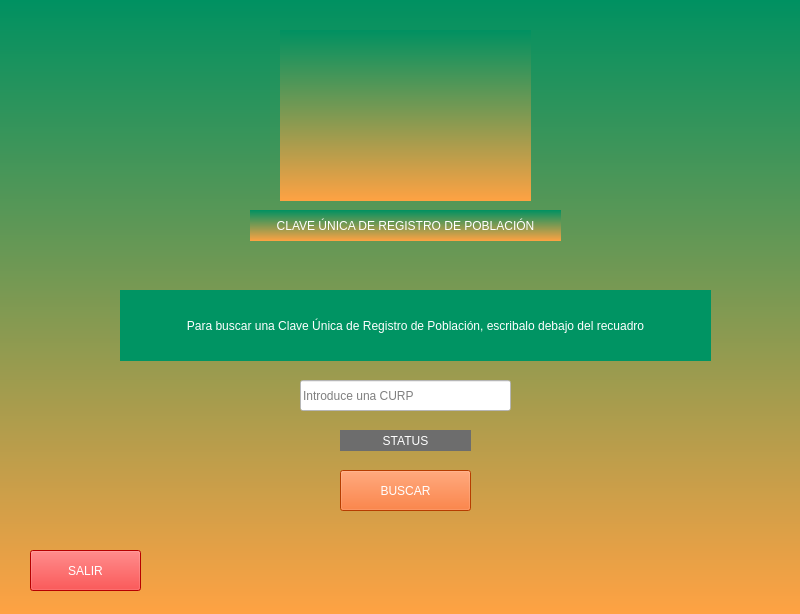
<?xml version="1.0" encoding="UTF-8"?>
<ui version="4.0">
 <class>MainWindow</class>
 <widget class="QMainWindow" name="MainWindow">
  <property name="geometry">
   <rect>
    <x>0</x>
    <y>0</y>
    <width>800</width>
    <height>614</height>
   </rect>
  </property>
  <property name="windowTitle">
   <string>MainWindow</string>
  </property>
  <property name="styleSheet">
   <string notr="true">background-color: qlineargradient(spread:pad, x1:0.51, y1:0, x2:0.51, y2:1, stop:0 rgba(0, 145, 97, 255), stop:1 rgba(255, 162, 67, 255));</string>
  </property>
  <widget class="QWidget" name="centralwidget">
   <widget class="QLabel" name="photo_background">
    <property name="geometry">
     <rect>
      <x>280</x>
      <y>30</y>
      <width>251</width>
      <height>171</height>
     </rect>
    </property>
    <property name="text">
     <string/>
    </property>
    <property name="scaledContents">
     <bool>true</bool>
    </property>
   </widget>
   <widget class="QLabel" name="label_CURP">
    <property name="geometry">
     <rect>
      <x>250</x>
      <y>210</y>
      <width>311</width>
      <height>31</height>
     </rect>
    </property>
    <property name="styleSheet">
     <string notr="true">color: rgb(255, 255, 255);
font: 87 italic 8pt &quot;Segoe UI Black&quot;;</string>
    </property>
    <property name="text">
     <string>CLAVE ÚNICA DE REGISTRO DE POBLACIÓN</string>
    </property>
    <property name="alignment">
     <set>Qt::AlignCenter</set>
    </property>
   </widget>
   <widget class="QLineEdit" name="textField_text">
    <property name="geometry">
     <rect>
      <x>300</x>
      <y>380</y>
      <width>211</width>
      <height>31</height>
     </rect>
    </property>
    <property name="accessibleDescription">
     <string/>
    </property>
    <property name="styleSheet">
     <string notr="true">background-color: rgb(255, 255, 255);</string>
    </property>
    <property name="inputMask">
     <string/>
    </property>
    <property name="text">
     <string/>
    </property>
    <property name="placeholderText">
     <string>Introduce una CURP</string>
    </property>
   </widget>
   <widget class="QPushButton" name="button_exit">
    <property name="geometry">
     <rect>
      <x>30</x>
      <y>550</y>
      <width>111</width>
      <height>41</height>
     </rect>
    </property>
    <property name="styleSheet">
     <string notr="true">background-color: rgb(255, 0, 0);
color: rgb(255, 255, 255);</string>
    </property>
    <property name="text">
     <string>SALIR</string>
    </property>
   </widget>
   <widget class="QLabel" name="label_status">
    <property name="geometry">
     <rect>
      <x>340</x>
      <y>430</y>
      <width>131</width>
      <height>21</height>
     </rect>
    </property>
    <property name="focusPolicy">
     <enum>Qt::NoFocus</enum>
    </property>
    <property name="styleSheet">
     <string notr="true">color: rgb(255, 255, 255);
font: 75 12pt &quot;MS Shell Dlg 2&quot;;
background-color: rgb(109, 109, 109);</string>
    </property>
    <property name="text">
     <string>STATUS</string>
    </property>
    <property name="alignment">
     <set>Qt::AlignCenter</set>
    </property>
   </widget>
   <widget class="QPushButton" name="button_search">
    <property name="geometry">
     <rect>
      <x>340</x>
      <y>470</y>
      <width>131</width>
      <height>41</height>
     </rect>
    </property>
    <property name="styleSheet">
     <string notr="true">background-color: rgb(255, 85, 0);
color: rgb(255, 255, 255);</string>
    </property>
    <property name="text">
     <string>BUSCAR</string>
    </property>
   </widget>
   <widget class="QLabel" name="label_instructions">
    <property name="geometry">
     <rect>
      <x>120</x>
      <y>290</y>
      <width>591</width>
      <height>71</height>
     </rect>
    </property>
    <property name="mouseTracking">
     <bool>false</bool>
    </property>
    <property name="tabletTracking">
     <bool>false</bool>
    </property>
    <property name="contextMenuPolicy">
     <enum>Qt::NoContextMenu</enum>
    </property>
    <property name="acceptDrops">
     <bool>false</bool>
    </property>
    <property name="layoutDirection">
     <enum>Qt::LeftToRight</enum>
    </property>
    <property name="autoFillBackground">
     <bool>false</bool>
    </property>
    <property name="styleSheet">
     <string notr="true">background-color: rgb(0, 148, 99);
font: 75 12pt &quot;MS Shell Dlg 2&quot;;
color: rgb(255, 255, 255);</string>
    </property>
    <property name="text">
     <string>Para buscar una Clave Única de Registro de Población, escribalo debajo del recuadro</string>
    </property>
    <property name="alignment">
     <set>Qt::AlignCenter</set>
    </property>
    <property name="wordWrap">
     <bool>true</bool>
    </property>
    <property name="openExternalLinks">
     <bool>false</bool>
    </property>
   </widget>
  </widget>
 </widget>
 <resources/>
 <connections/>
</ui>
